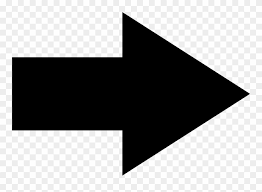
#> input picture src/arrow.png, 262 x 192 px, found by its file name
$ python ImageTransform.py   (older library calls are emulated)
#> lines starting #> are read from the running program, lines starting #| are printed output that depends on the picture
import math
from PIL import Image
#image - img to transform, v0 - initial velocity, a - acceleration, T - period between lines, water_screen_size - size of screen in cm
def transform_image(image, v0, a, T, water_screen_size):
#> called with image = './src/arrow.png', v0 = 5, a = 20, T = 0.02, water_screen_size = (264, 192)
    img = Image.open(image)
#> img is the input picture: PIL image 262x192 P; min 0, max 255, mean 155.4

    # D0 = int(distance(0, v0, a, T)*100) #length of first chunk in [cm]
    #resizing to water screen heigth but we multiply by 100 to increase resolution before tranforming
    h0 = 10 #[cm]
    baseheigth = water_screen_size[1] #cm
    hpercent = (baseheigth/float(img.size[1]))
#> hpercent = 1
    wsize = int((float(img.size[0])*float(hpercent)))
#> wsize = 262
    img = img.resize((wsize,baseheigth*100), Image.ANTIALIAS)
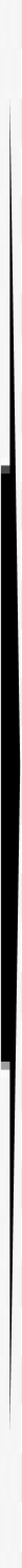
#> img: PIL image 262x19200 P (shown at 1/13 size); min 0, max 255, mean 155.4

    img_layers = []
    for i in range(int(baseheigth/h0)):
        box = (0,h0*i*100,wsize, h0*(i+1)*100)
        img_layers.append(img.crop(box))
#> after the loop, img_layers = 19 items

    dest = None
    for i in range(1, len(img_layers)+1):
        w = img_layers[i-1].width
        h = int(img_layers[i-1].height*ratio(0.01*baseheigth/2, i*h0*0.01, v0, a))
        if dest:
            dest = get_concat(dest, img_layers[i-1].resize((w,h), Image.ANTIALIAS))
        else:
            dest = img_layers[i-1]
#> this loop made 19 passes
#> (vn in ratio, h) on passes 1 to 12: (5.39, 1660), (5.74, 1520), (6.08, 1408), (6.4, 1316), (6.71, 1239), (7, 1174), (7.28, 1117), (7.55, 1067), (7.81, 1024), (8.06, 984), (8.31, 949), (8.54, 917)
#> pass 1, in transform_image, `dest = img_layers[i-1]`:
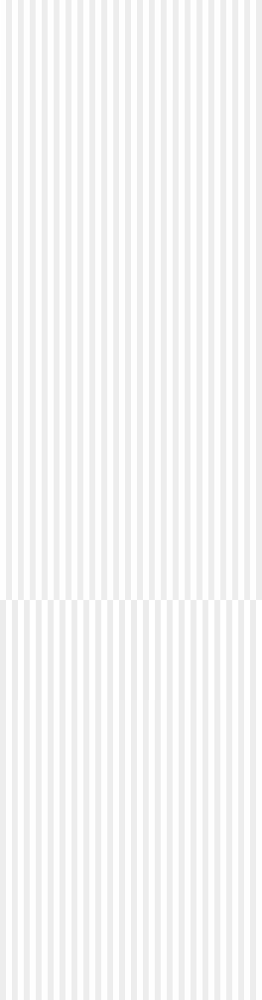
#> dest: PIL image 262x1000 P; min 236, max 255, mean 245.6
#> pass 2, in transform_image, `dest = get_concat(dest, img_layers[i-1].resize((w,h), Image.ANTIALIAS))`:
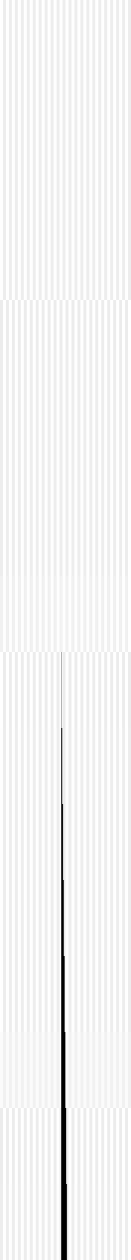
#> dest: PIL image 262x2520 RGB (shown at 1/2 size); min 0, max 255, mean 243
#> after the loop:
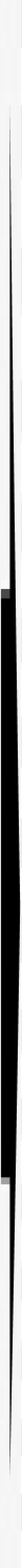
#> dest: PIL image 262x19440 RGB (shown at 1/13 size); min 0, max 255, mean 155.9

    dest.resize((dest.width, int(dest.height/100))).save("./src/arrow_tranformed.png")
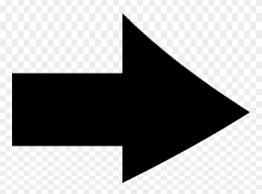
#> saved as arrow_tranformed.png: PIL image 262x194 RGB; min 0, max 255, mean 156

def distance_gain(x, v0, a, T):
    return T*a/math.sqrt(v0**2 + 2*a*x)

def ratio(x1, x2, v0, a):
    vn = v(x2, v0, a)
    v1 = v(x1, v0, a)
    return (v0+v1)/(2*vn-v1+v0)

def v(x, v0, a):
    return math.sqrt(v0**2 + 2*a*x)

def distance(x, v0, a, T):
    return T*(math.sqrt(v0**2 + 2*a*x) + 0.5*a*T)

def get_concat(im1, im2):
    dst = Image.new('RGB', (im1.width, im1.height + im2.height))
    dst.paste(im1, (0, 0))
    dst.paste(im2, (0, im1.height))
    return dst

transform_image("./src/arrow.png", 5,20,0.02,(264,192))

$ run again, with src/droplet.png copied over src/arrow.png
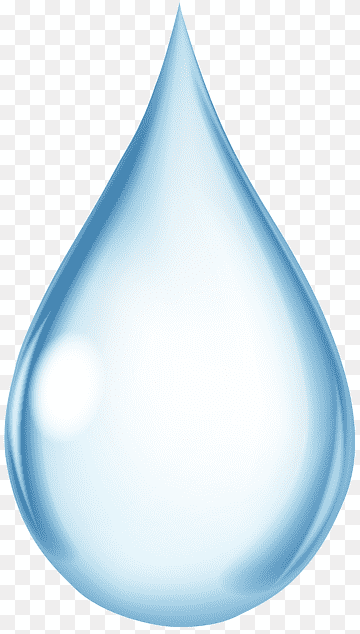
#> input picture src/droplet.png, 360 x 634 px, found by its file name
#> in transform_image, img is the input picture: PIL image 360x634 P; mean R, G, B 220, 234.1, 241.6
#> img: PIL image 109x19200 P
#> after the loop in transform_image, `for i in range(int(baseheigth/h0)):`: img_layers = 19 items
#> the loop in transform_image, `for i in range(1, len(img_layers)+1):` made 19 passes
#> (vn in ratio, h) on passes 1 to 8: (5.39, 1660), (5.74, 1520), (6.08, 1408), (6.4, 1316), (6.71, 1239), (7, 1174), (7.28, 1117), (7.55, 1067)
#> pass 1, in transform_image, `dest = img_layers[i-1]`:
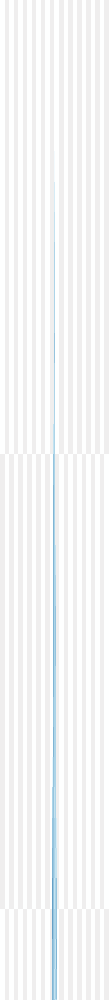
#> dest: PIL image 109x1000 P; mean R, G, B 244.7, 245.6, 246.1
#> in transform_image, `dest.resize((dest.width, int(dest.height/100))).save("./src/arrow_tran..`:
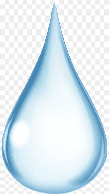
#> saved as arrow_tranformed.png: PIL image 109x194 RGB; mean R, G, B 221.4, 234.6, 241.7
